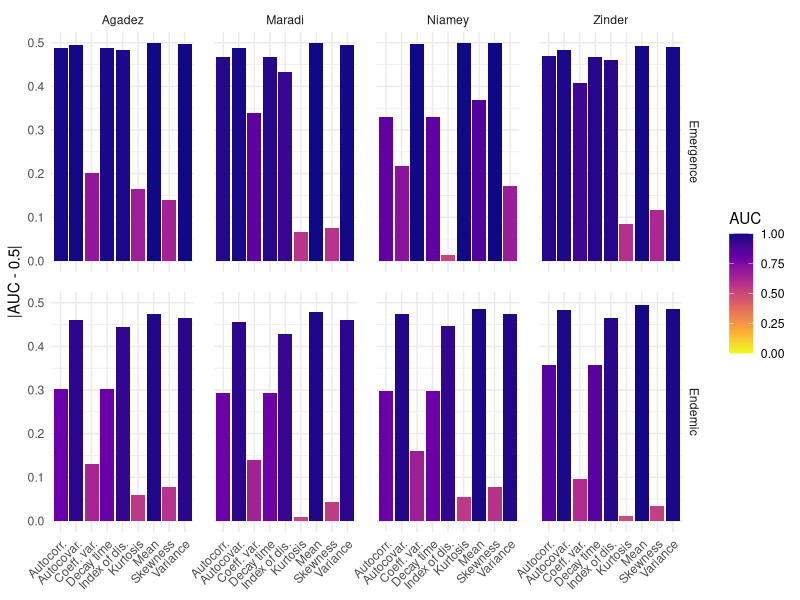

Source code (R):
# plot-aucs.R
#  Script to plot the AUC results from emergence and endemic simulation
#  tests of EWS.
#
# Author:
#  Andrew Tredennick (atredenn@gmail.com)



# Load libraries ----------------------------------------------------------

library(tidyverse)


# Load results ------------------------------------------------------------

endemic_aucs <- read.csv("../results/endemic-aucs.csv") %>%
  mutate(simulation = "Endemic")

emergence_aucs <- read.csv("../results/emergence-aucs.csv") %>%
  mutate(simulation = "Emergence")

auc_tbl <- bind_rows(
  endemic_aucs, 
  emergence_aucs
)


# Plot and save -----------------------------------------------------------

auc_plot <- ggplot(auc_tbl, aes(x = metric, y = abs(AUC-0.5), fill = AUC)) +
  geom_col(position = position_dodge()) +
  scale_y_continuous(limits = c(0,0.5)) +
  scale_fill_viridis_c(limits = c(0,1), direction = -1, option = "C") +
  facet_grid(simulation~city) +
  theme_minimal() +
  labs(x = NULL, y = "|AUC - 0.5|")+
  theme(axis.text.x = element_text(angle = 45, hjust = 1)) +
  theme(panel.spacing = unit(1, "lines"))

ggsave(filename = "../figures/simulation-aucs.pdf", plot = auc_plot, width = 8.5, height = 5, units = "in")
